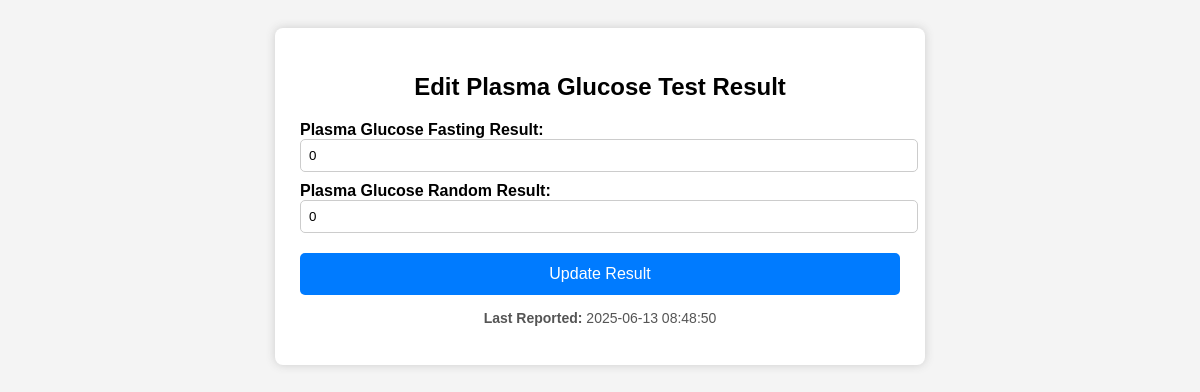
The page /bsr_form.php?receipt_id=260 on the database its author committed.
### tables this page shows
CREATE TABLE `bsr` (
  `id` int(11) NOT NULL,
  `receipt_id` int(11) NOT NULL,
  `bsr` varchar(100) DEFAULT NULL,
  `reporting_datetime` datetime DEFAULT NULL,
  `bsf` varchar(100) DEFAULT NULL
);

### bsr_form.php (the view, shortened to what this page needs)
<?php
$conn = mysqli_connect("localhost", "root", "", "lab_system");
$edit_mode = false;
$receipt_id = isset($_GET['receipt_id']) ? intval($_GET['receipt_id']) : 0;
if ($receipt_id <= 0) {
    $error_message = "❌ Invalid or missing receipt ID.";
} else {
    $check_sql = "SELECT * FROM bsr WHERE receipt_id = $receipt_id";
    $check_result = mysqli_query($conn, $check_sql);
    if (mysqli_num_rows($check_result) > 0) {
        $edit_mode = true;
        $existing_data = mysqli_fetch_assoc($check_result);
    } else {
        $existing_data = ['bsr' => '','bsf' => '', 'reporting_datetime' => ''];
    }
}
?>
<!DOCTYPE html>
<html lang="en">
<head>
</head>
<body>
<div class="container" style="margin-bottom: 100px;">
    <h2><?= $edit_mode ? "Edit Plasma Glucose Test Result" : "Enter Plasma GlucoseTest Result" ?></h2>
    <form method="post" action="">
        <label for="bsf">Plasma Glucose Fasting Result:</label>
        <input type="text" name="bsf" id="bsf" required value="<?= htmlspecialchars($existing_data['bsf']) ?>" />
        <label for="bsr">Plasma Glucose Random Result:</label>
        <input type="text" name="bsr" id="bsr" required value="<?= htmlspecialchars($existing_data['bsr']) ?>" />
        <button type="submit"><?= $edit_mode ? "Update Result" : "Submit Result" ?></button>
    </form>
    <?php if (!empty($existing_data['reporting_datetime'])): ?>
        <p class="reporting-time"><strong>Last Reported:</strong> <?= $existing_data['reporting_datetime'] ?></p>
    <?php endif; ?>
</div>
</body>
</html>

### bsr_form.php (style rules this page uses)
body { font-family: Arial, sans-serif; background: #f4f4f4; padding: 20px; }
.container { max-width: 600px; margin: auto; background: white; padding: 25px; border-radius: 8px; box-shadow: 0 0 10px #ccc; }
h2 { text-align: center; margin-bottom: 20px; }
label { display: block; font-weight: bold; margin-top: 10px; }
input[type="text"] { width: 100%; padding: 8px; border-radius: 5px; border: 1px solid #ccc; }
button { width: 100%; padding: 12px; background: #007bff; color: white; border: none; border-radius: 5px; font-size: 16px; cursor: pointer; margin-top: 20px; }
.reporting-time { text-align: center; margin-top: 15px; font-size: 14px; color: #555; }

### rows shown on the page
bsr: bsf "0", bsr "0", reporting_datetime "2025-06-13 08:48:50"
